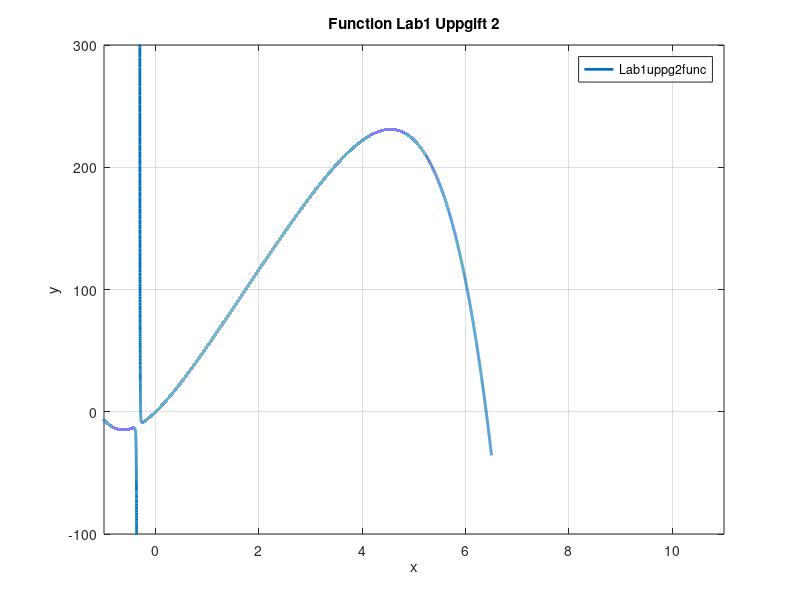

Write MATLAB code to recreate this figure.
%% Uppg 2 Icke-linjär skalär ekvation med Newtons metod
% Definierar x värden
x = -3:1e-4:6.5;

% Funktion
f = @(x) 61*x - ((x.^2 + x + 0.03)./(3 * x + 1 )).^7 - 20*x.*exp(-x);
y = f(x);

% Plottar functionen
plot(x, y, 'LineWidth', 2);
ylim([-100, 300])
xlim([-1,11])
title('Function Lab1 Uppgift 2')
xlabel('x');
ylabel('y');
grid on;

% Visa plott
legend('Lab1uppg2func');